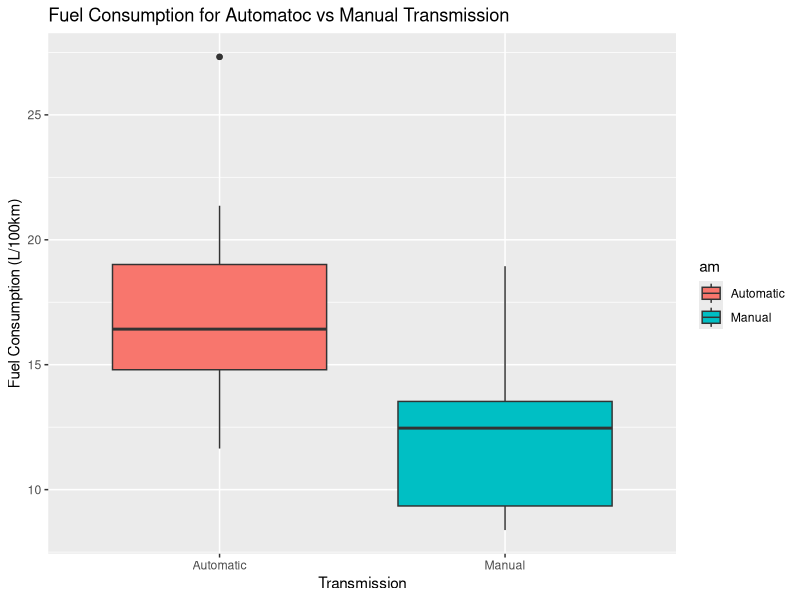
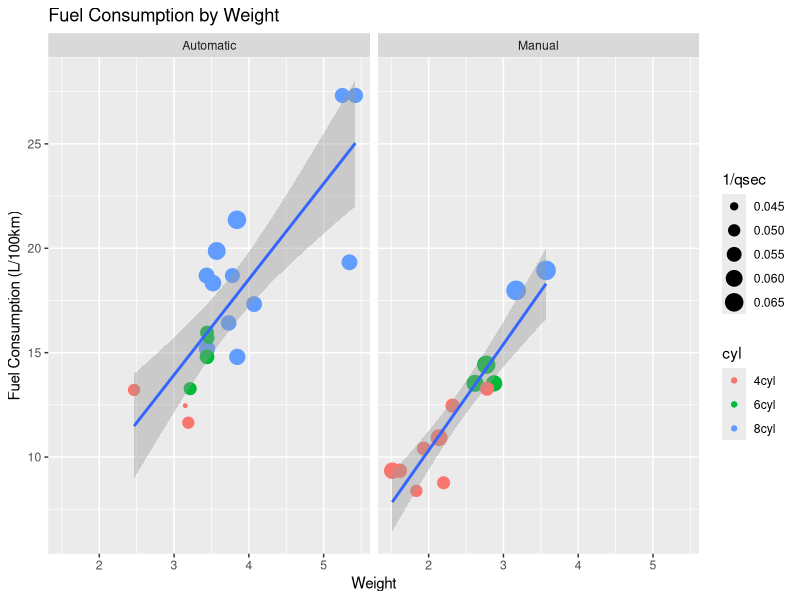
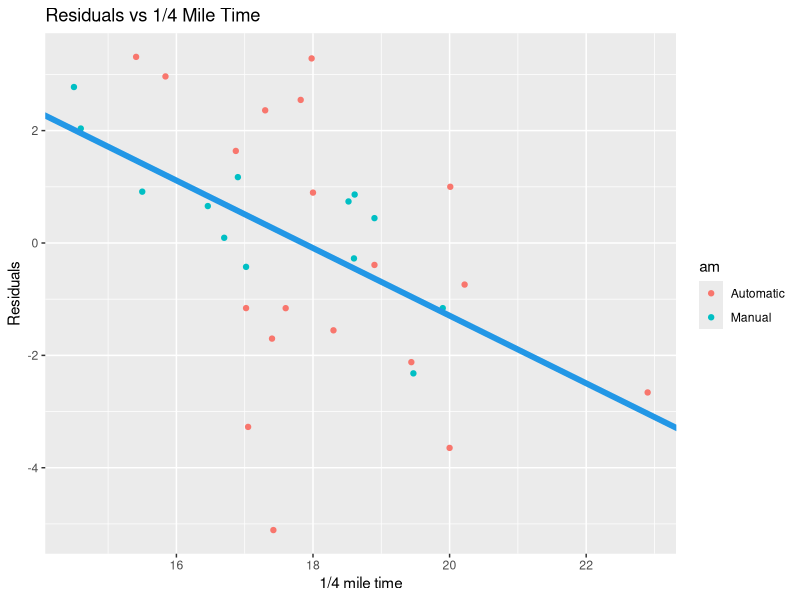

Here is the R script that generated these plots, in order:
## ---- chunk 1
library(ggplot2)
library(dplyr)
data(mtcars)
mtcars$am = factor(mtcars$am,levels=c(0,1),labels=c("Automatic","Manual"))
mtcars$cyl = factor(mtcars$cyl,levels=c(4, 6, 8),labels=c("4cyl","6cyl", "8cyl"))
mtcars = mutate(mtcars, mpg = 4.54609*5*100/8/mpg)
names(mtcars)[names(mtcars)=="mpg"] <- "fuel"
## ---- chunk 2
fit_all = lm(fuel~., data=mtcars)
summary(fit_all)$coefficients
## ---- chunk 3
fit_wt = lm(fuel~wt, data=mtcars)
summary(fit_wt)$coefficients
## ---- chunk 4
residuals = residuals(fit_wt)
mtcars = cbind(mtcars, residuals)
fit_qsec = lm(residuals~qsec, mtcars)
summary(fit_qsec)$coefficients
## ---- chunk 5
qsec_residuals = residuals(fit_qsec)
mtcars = cbind(mtcars, qsec_residuals)
fit_am = lm(residuals~am, mtcars)
summary(fit_am)$coefficients
## ---- chunk 6
g <- ggplot(data=mtcars, aes(x=am, y=fuel, fill=am))
g <- g + geom_boxplot()
g <- g + labs(x="Transmission",
              y="Fuel Consumption (L/100km)",
              title="Fuel Consumption for Automatoc vs Manual Transmission")
g
## ---- chunk 7
gg2 = ggplot(data=mtcars, aes(x=wt, y=fuel))
gg2 = gg2 + geom_point(aes(col=cyl, size=1/qsec))
gg2 = gg2 + facet_grid(.~am)
gg2 = gg2 + geom_smooth(method = "lm")
gg2 = gg2 + labs(x="Weight",
              y="Fuel Consumption (L/100km)",
              title="Fuel Consumption by Weight")
gg2
## ---- chunk 8
gg3 = ggplot(data=mtcars, aes(x=qsec, y=residuals))
gg3 = gg3 + geom_point(aes(col=am))
gg3 = gg3 + labs(x="1/4 mile time",
              y="Residuals",
              title="Residuals vs 1/4 Mile Time")
gg3 = gg3 +geom_abline(intercept=summary(fit_qsec)$coefficients[1,1],
                       slope=summary(fit_qsec)$coefficients[2,1], size=2, col=556)
gg3
